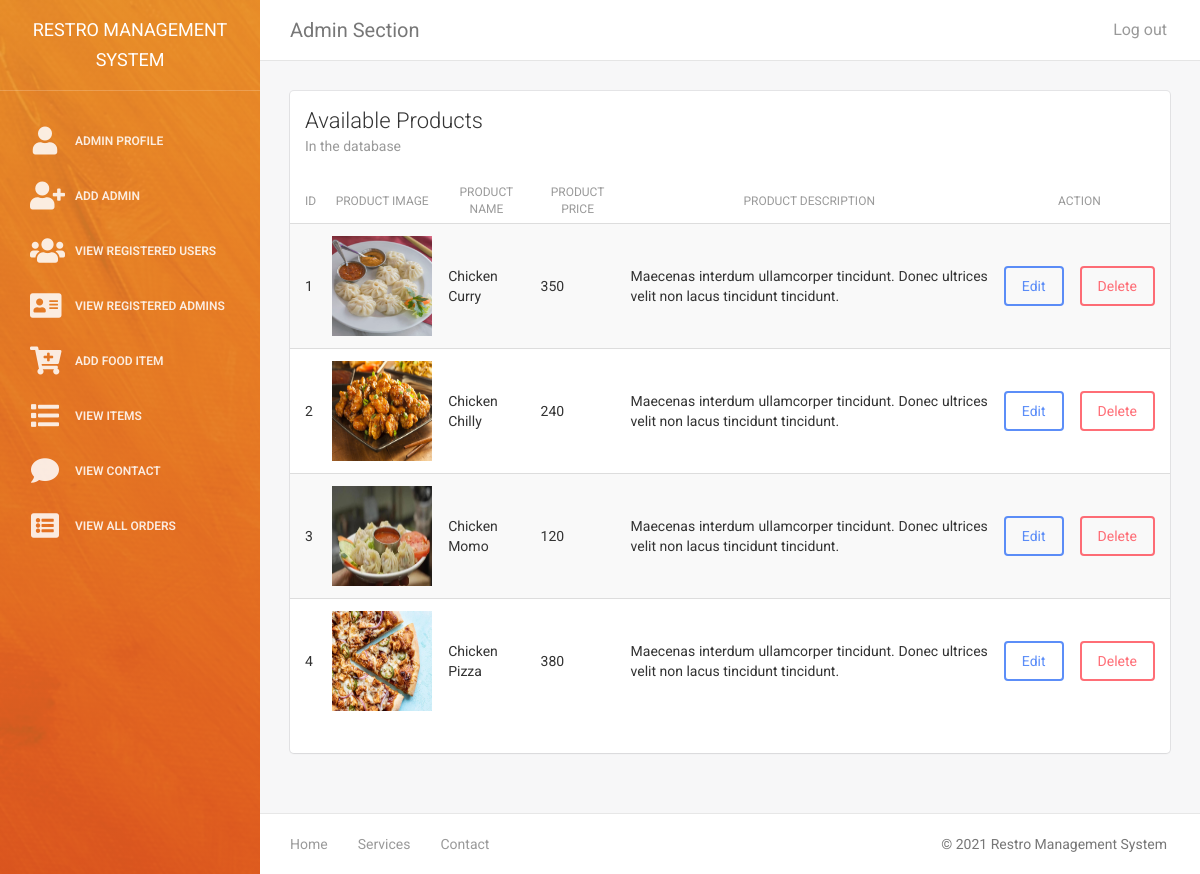
Page /admin/view-product.php (signed in) on the committed database.
### tables this page shows
CREATE TABLE `tbl_product` (
  `p_id` int(11) NOT NULL,
  `p_name` varchar(255) NOT NULL,
  `p_image` varchar(255) NOT NULL,
  `p_description` text NOT NULL,
  `p_price` double NOT NULL
);

### include/connection_db.php (called while the page is built, shortened)
<?php
class Connection
{
    private $host;
    private $user;
    private $password;
    private $database;
    private $connect;
    public function __construct()
    {
        $this->host = "localhost";
        $this->user = "root";
        $this->password = "";
        $this->database = "restro_database";
    }
    public function getConnection()
    {
        $this->connect = new mysqli($this->host,$this->user,$this->password,$this->database);
        if($this->connect->connect_error)
        {
            die("Error :" .$this->connect->error);
        }
        else
        {
            return $this->connect;
        }
    }
    public function getData($sql)
    {
        $data = [];
        $result = $this->connect->query($sql);
        if($result->num_rows > 0)
        {
            while($row = $result->fetch_assoc())
            {
                $data[] = $row;
            }
        }
        else
        {
            echo "No data found";
        }
        return $data;
    }
}

### classes/product.class.php (called while the page is built, shortened)
<?php
require ("../include/connection_db.php") ;
Class Product{
    private $connect;
    function __construct(){
        $this->connect = new Connection();
    }
    public function selectAddedProduct(){
        return $this->connect->getData("SELECT * FROM `tbl_product`");
    }
}
?>

### admin/view-product.php (the view, shortened to what this page needs)
<?php
    require '../classes/product.class.php';
    $product = new Product();
    $data = $product->selectAddedProduct();
?>
<!doctype html>
<html lang="en">
<head>
    <link href="assets/css/bootstrap.min.css" rel="stylesheet" />
    <link href="assets/css/animate.min.css" rel="stylesheet"/>
    <link href="assets/css/light-bootstrap-dashboard.css?v=1.4.0" rel="stylesheet"/>
    <link href="assets/css/demo.css" rel="stylesheet" />
    <link href="http://maxcdn.bootstrapcdn.com/font-awesome/4.2.0/css/font-awesome.min.css" rel="stylesheet">
    <link href="../webfonts/fontawesome.css" rel="stylesheet" />
</head>
<body>
<div class="wrapper">
    <?php include 'admin-sideprofile.php'; ?>
    <div class="main-panel">
		<?php include 'admin-navbar.php'; ?>
        <div class="content">
            <div class="container-fluid">
                <div class="row">
                    <div class="col-md-12">
                        <div class="card">
                            <div class="header">
                                <h4 class="title">Available Products</h4>
                                <p class="category">In the database</p>
                            </div>
                            <div class="content table-responsive table-full-width">
                                <table class="table table-hover table-striped">
                                    <thead>
                                        <th>ID</th>
                                    	<th>Product Image</th>
                                    	<th>Product Name</th>
                                    	<th>Product Price</th>
                                        <th>Product Description</th>
                                        <th colspan="2">Action</th>
                                    </thead>
                                    <tbody>
                                    <?php foreach ($data as $details) { ?>
                                        <tr>
                                        	<td><?php echo $details['p_id']; ?></td>
                                            <td><img src="../images/product-images/<?php echo $details['p_image']; ?>" style="width:100px; height:100px;"></td>
                                            <td><?php echo $details['p_name']; ?></td>
                                            <td><?php echo $details['p_price']; ?></td>
                                            <td><?php echo $details['p_description']; ?></td>
                                            <td><a href="update-product.php?edit=<?php echo $details['p_id']; ?>" class="btn btn-primary">Edit</a></td>
								            <td><a href="../action/deleteProduct-action.php?delete=<?php echo $details['p_id']; ?>" class="btn btn-danger" onclick="Javascript: return confirm('Are you sure you want to delete?');" name="productDelete">Delete</a></td>
                                        </tr>
                                    <?php } ?>
                                    </tbody>
                                </table>
                            </div>
                        </div>
                    </div>
                </div>
            </div>
        </div>
        <?php include 'admin-footer.php'; ?>
    </div>
</div>
</body>
</html>

### admin/admin-sideprofile.php (shortened to what this page needs)
<div class="sidebar" data-color="orange" data-image="assets/img/sidebar-5.jpg">
    <div class="sidebar-wrapper">
        <div class="logo">
            <a href="#" class="simple-text">
                Restro Management System
            </a>
        </div>
        <ul class="nav">
            <li>
                <a href="admin.php">
                <i class="fa fa-user"></i>
                    <p>Admin Profile</p>
                </a>
            </li>
            <li>
                <a href="add-admin.php">
                <i class="fa fa-user-plus"></i>
                    <p>Add Admin</p>
                </a>
            </li>
            <li>
                <a href="view-users.php">
                <i class="fa fa-users"></i>
                    <p>View Registered Users</p>
                </a>
            </li>
            <li>
                <a href="view-admins.php">
                <i class="fa fa-address-card"></i>
                    <p>View Registered Admins</p>
                </a>
            </li>
            <li>
                <a href="product-add.php">
                <i class="fa fa-cart-plus"></i>
                    <p>Add Food Item</p>
                </a>
            </li>
            <li>
                <a href="view-product.php">
                <i class="fa fa-list"></i>
                    <p>View Items</p>
                </a>
            </li>
            <li>
                <a href="view-contact.php">
                <i class="fa fa-comment"></i>
                    <p>View Contact</p>
                </a>
            </li>
            <li>
                <a href="view-order.php">
                <i class="fa fa-list-alt"></i>
                    <p>View All Orders</p>
                </a>
            </li>
        </ul>
    </div>
</div>

### admin/admin-navbar.php (shortened to what this page needs)
<nav class="navbar navbar-default navbar-fixed">
    <div class="container-fluid">
        <div class="navbar-header">
            <a class="navbar-brand" href="#">Admin Section</a>
        </div>
        <div class="collapse navbar-collapse">
            <ul class="nav navbar-nav navbar-right">
                <li class="float-right">
                    <a href="../logout.php">
                        <p>Log out</p>
                    </a>
                </li>
            </ul>
        </div>
    </div>
</nav>

### admin/admin-footer.php
<footer class="footer">
    <div class="container-fluid">
        <nav class="pull-left">
            <ul>
                <li>
                    <a href="../index.php">
                        Home
                    </a>
                </li>
                <li>
                    <a href="../services.php">
                        Services
                    </a>
                </li>
                <li>
                    <a href="../contact.php">
                        Contact
                    </a>
                </li>
            </ul>
        </nav>
        <p class="copyright pull-right">
            &copy; <script>document.write(new Date().getFullYear())</script> Restro Management System
        </p>
    </div>
</footer>

### admin/view-product.php (style rules this page uses)
th { text-align: center; }
td { text-align: justify; }

### rows in the picture
tbl_product: p_id "1", p_image (picture), p_name "Chicken Curry", p_price "350", p_description "Maecenas interdum ullamcorper tincidunt. Donec ultrices velit non lacus tincidunt tincidunt."
tbl_product: p_id "2", p_image (picture), p_name "Chicken Chilly", p_price "240", p_description "Maecenas interdum ullamcorper tincidunt. Donec ultrices velit non lacus tincidunt tincidunt."
tbl_product: p_id "3", p_image (picture), p_name "Chicken Momo", p_price "120", p_description "Maecenas interdum ullamcorper tincidunt. Donec ultrices velit non lacus tincidunt tincidunt."
tbl_product: p_id "4", p_image (picture), p_name "Chicken Pizza", p_price "380", p_description "Maecenas interdum ullamcorper tincidunt. Donec ultrices velit non lacus tincidunt tincidunt."
